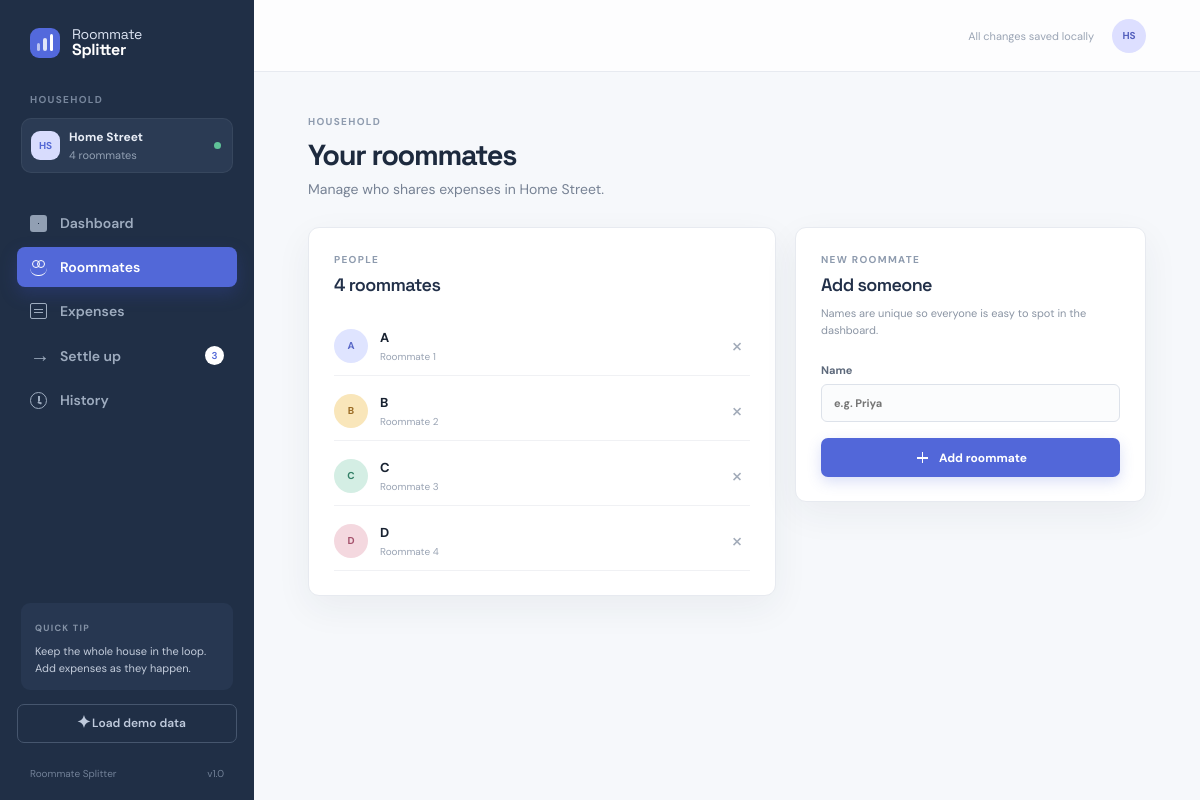
The page /?section=roommates on the database its author committed.
### tables this page shows
CREATE TABLE roommates (
                id INTEGER PRIMARY KEY AUTOINCREMENT,
                name TEXT NOT NULL COLLATE NOCASE UNIQUE,
                created_at TEXT NOT NULL DEFAULT CURRENT_TIMESTAMP
            );

### artifacts/roommate-expense-splitter/app.py (the view)
@app.route("/")
def index():
    section = request.args.get("section", "dashboard")
    if section not in {"dashboard", "roommates", "expenses", "settle", "history"}:
        section = "dashboard"
    data = dashboard_data()
    editing_id = request.args.get("edit", type=int)
    data["editing_expense"] = next(
        (expense for expense in data["expenses"] if expense["id"] == editing_id), None
    )
    return render_template("dashboard.html", active_section=section, **data)

### artifacts/roommate-expense-splitter/app.py (called while the page is built)
def dashboard_data() -> dict:
    roommates = get_roommates()
    expenses = get_expenses()
    settlements = get_settlements()
    total, share, balances = calculate_balances(roommates, expenses, settlements)
    plan = build_settlement_plan(balances)
    return {
        "roommates": roommates,
        "expenses": expenses,
        "settlements": settlements,
        "total": total,
        "share": share,
        "balances": balances,
        "settlement_plan": plan,
        "settlement_total": sum((item["amount"] for item in plan), Decimal("0.00")),
        "categories": CATEGORIES,
        "today": date.today().isoformat(),
    }

### artifacts/roommate-expense-splitter/database.py (called while the page is built)
def money(value: Any) -> Decimal:
    return Decimal(str(value or 0)).quantize(MONEY, rounding=ROUND_HALF_UP)

def get_connection() -> sqlite3.Connection:
    DB_PATH.parent.mkdir(parents=True, exist_ok=True)
    connection = sqlite3.connect(DB_PATH)
    connection.row_factory = sqlite3.Row
    connection.execute("PRAGMA foreign_keys = ON")
    return connection

def get_roommates() -> list[sqlite3.Row]:
    with get_connection() as connection:
        return connection.execute(
            "SELECT id, name FROM roommates ORDER BY name COLLATE NOCASE"
        ).fetchall()

def get_expenses() -> list[sqlite3.Row]:
    with get_connection() as connection:
        return connection.execute(
            """
            SELECT expenses.id, expenses.description, expenses.amount,
                   expenses.category, expenses.paid_by, expenses.expense_date,
                   roommates.name AS paid_by_name
            FROM expenses
            JOIN roommates ON roommates.id = expenses.paid_by
            ORDER BY expenses.expense_date DESC, expenses.id DESC
            """
        ).fetchall()

def get_settlements() -> list[sqlite3.Row]:
    with get_connection() as connection:
        return connection.execute(
            """
            SELECT id, payer_id, receiver_id, payer, receiver, amount,
                   settled_at, status
            FROM settlements
            ORDER BY settled_at DESC, id DESC
            """
        ).fetchall()

### artifacts/roommate-expense-splitter/templates/dashboard.html (shortened to what this page needs)
{% extends "base.html" %}
{% block content %}
{% if active_section == "dashboard" %}
<section class="page-heading">
  <div>
    <div class="eyebrow">WEDNESDAY, {{ today|date_display|upper }}</div>
    <h1>Good morning, <span>Home Street.</span></h1>
    <p>Here’s where your household stands today.</p>
  </div>
  <a class="button button-primary" href="{{ url_for('index', section='expenses') }}#expense-form"><span class="icon-plus"></span> Add expense</a>
</section>
<section class="metric-grid">
  <article class="metric-card metric-primary"><div class="metric-label">TOTAL EXPENSES <span class="icon-info"></span></div><strong>{{ total|inr }}</strong><span class="metric-note">Across {{ expenses|length }} expense{% if expenses|length != 1 %}s{% endif %}</span><span class="metric-orbit orbit-one"></span><span class="metric-orbit orbit-two"></span></article>
  <article class="metric-card"><div class="metric-label">YOUR HOUSEHOLD <span class="icon-users"></span></div><strong>{{ roommates|length }}</strong><span class="metric-note">Active roommates</span><div class="mini-avatars">{% for person in roommates[:5] %}<span class="avatar avatar-{{ loop.index }}">{{ person.name[:2]|upper }}</span>{% endfor %}</div></article>
  <article class="metric-card"><div class="metric-label">EQUAL SHARE <span class="icon-split"></span></div><strong>{{ share|inr }}</strong><span class="metric-note">Per person</span><div class="share-line"><span style="width: {{ [((share / total * 100) if total else 0), 100]|min }}%"></span></div></article>
  <article class="metric-card"><div class="metric-label">TO SETTLE <span class="icon-arrow-up"></span></div><strong>{{ settlement_total|inr }}</strong><span class="metric-note">{% if settlement_plan %}{{ settlement_plan|length }} transaction{% if settlement_plan|length != 1 %}s{% endif %} recommended{% else %}Everyone is settled{% endif %}</span><a class="text-link" href="{{ url_for('index', section='settle') }}">View settle up <span>→</span></a></article>
</section>
<section class="content-grid">
  <article class="panel balances-panel">
    <div class="panel-header"><div><div class="eyebrow">AT A GLANCE</div><h2>Household balances</h2></div><a class="text-link" href="{{ url_for('index', section='roommates') }}">View roommates <span>→</span></a></div>
    {% if balances %}
    <div class="balance-list">
      {% for person in balances %}
      <div class="balance-row">
        <span class="avatar avatar-{{ loop.index }}">{{ person.name[:2]|upper }}</span><div class="person-name"><strong>{{ person.name }}</strong><span>Equal share {{ person.share|inr }}</span></div>
        <div class="balance-paid"><span>Paid</span><strong>{{ person.paid|inr }}</strong></div>
        <div class="balance-amount balance-{{ person.status|lower|replace(' ', '-') }}"><strong>{% if person.balance > 0 %}+{% endif %}{{ person.balance|inr }}</strong><span>{{ person.status }}</span></div>
      </div>
      {% endfor %}
    </div>
    {% else %}
    <div class="empty-state"><div class="empty-icon icon-users"></div><h3>Start your household</h3><p>Add roommates to see balances here.</p><a class="button button-secondary" href="{{ url_for('index', section='roommates') }}">Add roommates</a></div>
    {% endif %}
  </article>
  <article class="panel activity-panel">
    <div class="panel-header"><div><div class="eyebrow">RECENT ACTIVITY</div><h2>Latest expenses</h2></div><a class="text-link" href="{{ url_for('index', section='expenses') }}">View all <span>→</span></a></div>
    {% if expenses %}
    <div class="activity-list">
      {% for expense in expenses[:4] %}
      <div class="activity-row"><span class="category-dot dot-{{ expense.category|lower|replace(' ', '-') }}"></span><div><strong>{{ expense.description }}</strong><span>{{ expense.paid_by_name }} · {{ expense.expense_date|date_display }}</span></div><strong class="activity-amount">{{ expense.amount|inr }}</strong></div>
      {% endfor %}
    </div>
    {% else %}
    <div class="empty-state compact"><div class="empty-icon icon-receipt"></div><h3>No expenses yet</h3><p>Add your first shared expense.</p></div>
    {% endif %}
  </article>
</section>
{% elif active_section == "roommates" %}
<section class="page-heading"><div><div class="eyebrow">HOUSEHOLD</div><h1>Your roommates</h1><p>Manage who shares expenses in Home Street.</p></div></section>
<section class="content-grid split-layout">
  <article class="panel"><div class="panel-header"><div><div class="eyebrow">PEOPLE</div><h2>{{ roommates|length }} roommate{% if roommates|length != 1 %}s{% endif %}</h2></div></div>
    {% if roommates %}<div class="roommate-list">{% for person in roommates %}<div class="roommate-row"><span class="avatar avatar-{{ loop.index }}">{{ person.name[:2]|upper }}</span><div><strong>{{ person.name }}</strong><span>Roommate {{ loop.index }}</span></div><form method="post" action="{{ url_for('remove_roommate', roommate_id=person.id) }}" onsubmit="return confirm('Delete {{ person.name }}? This only works if they have no expenses.')"><button class="icon-button danger" aria-label="Delete {{ person.name }}">×</button></form></div>{% endfor %}</div>{% else %}<div class="empty-state"><div class="empty-icon icon-users"></div><h3>No roommates yet</h3><p>Add the people you share expenses with.</p></div>{% endif %}
  </article>
  <article class="panel form-panel"><div class="eyebrow">NEW ROOMMATE</div><h2>Add someone</h2><p class="form-intro">Names are unique so everyone is easy to spot in the dashboard.</p><form method="post" action="{{ url_for('create_roommate') }}" class="stack-form"><label>Name<input name="name" placeholder="e.g. Priya" maxlength="40" required autofocus /></label><button class="button button-primary" type="submit"><span class="icon-plus"></span> Add roommate</button></form></article>
</section>
{% endif %}
{% endblock %}

### artifacts/roommate-expense-splitter/static/css/style.css (style rules this page uses)
:root { --ink:#182231;--muted:#778294;--line:#e7eaf0;--paper:#fff;--wash:#f6f8fb;--navy:#1e2d43;--blue:#5267d9;--blue-soft:#eef0ff;--green:#2d9d78;--green-soft:#e9f7f1;--red:#cf645b;--red-soft:#fff0ee;--yellow:#e5ad45;--shadow:0 12px 36px rgba(32,45,70,.06) }
* { box-sizing:border-box }
body { margin:0;background:var(--wash);color:var(--ink);font-family:"DM Sans",sans-serif;font-size:14px }
button,input,select { font:inherit }
button { cursor:pointer }
.sidebar-kicker,.eyebrow,.metric-label { font-size:10px;font-weight:700;letter-spacing:.13em;color:#8e9bae }
.nav-icon,.icon-users,.icon-receipt,.icon-arrow,.icon-clock,.icon-check,.icon-grid,.icon-plus,.icon-spark,.icon-split,.icon-info,.icon-arrow-up { width:17px;height:17px;display:inline-block;position:relative;flex:none }
.icon-plus:before,.icon-plus:after { content:"";position:absolute;background:currentColor;left:3px;right:3px;top:8px;height:1.5px }
.icon-plus:after { top:3px;bottom:3px;left:8px;width:1.5px;height:auto }
.avatar { height:34px;width:34px;border-radius:50%;display:inline-grid;place-items:center;font-size:10px;font-weight:700;color:#4554a9;background:#dfe3ff;flex:none }
.avatar-1 { background:#dfe4ff;color:#5968c8 }
.avatar-2 { background:#f9e6ba;color:#9a6b24 }
.avatar-3 { background:#d4eee4;color:#348067 }
.avatar-4 { background:#f4d8df;color:#a4516b }
.page-heading { display:flex;justify-content:space-between;align-items:flex-end;margin-bottom:29px }
.page-heading h1 { font-family:"Space Grotesk",sans-serif;font-size:29px;letter-spacing:-.045em;margin:8px 0 7px;color:#1d2a3e }
.page-heading p { margin:0;color:var(--muted) }
.button { border:0;border-radius:7px;padding:11px 16px;font-weight:700;font-size:12px;display:inline-flex;align-items:center;justify-content:center;gap:8px;transition:.2s }
.button-primary { background:#5267d9;color:#fff;box-shadow:0 5px 14px rgba(82,103,217,.21) }
.metric-card,.panel { background:var(--paper);border:1px solid var(--line);border-radius:11px;box-shadow:var(--shadow) }
.content-grid { display:grid;grid-template-columns:1.1fr .9fr;gap:19px }
.panel { padding:25px 25px 24px }
.panel-header { display:flex;align-items:flex-start;justify-content:space-between;margin-bottom:20px }
.panel-header h2,.form-panel h2 { font:600 18px "Space Grotesk",sans-serif;letter-spacing:-.035em;margin:7px 0 0;color:#223049 }
.balance-list,.activity-list,.roommate-list,.settle-breakdown { display:grid }
.split-layout { grid-template-columns:1fr .75fr }
.roommate-list { gap:5px }
.roommate-row { display:flex;align-items:center;gap:12px;padding:12px 0;border-bottom:1px solid #f0f1f4 }
.roommate-row>div { flex:1 }
.roommate-row strong { font-size:13px }
.roommate-row span:not(.avatar) { display:block;font-size:10px;color:#9aa4b4;margin-top:4px }
.icon-button { border:0;background:transparent;color:#a2abb9;font-size:22px;line-height:1;padding:4px 7px }
.form-panel { align-self:start }
.form-intro { color:#8b95a4;font-size:11px;line-height:1.55;margin:9px 0 24px }
.stack-form { display:grid;gap:16px }
.stack-form label { display:grid;gap:7px;color:#5d697b;font-size:11px;font-weight:700 }
.stack-form input,.stack-form select { border:1px solid #dde2ea;background:#fbfcfd;color:#28364b;border-radius:6px;padding:11px 12px;outline:0 }

### rows shown on the page
roommates: name "A"
roommates: name "B"
roommates: name "C"
roommates: name "D"

### other values the page prints
{{ roommates|length }} "4"
{{ label }} "Dashboard" "Roommates" "Expenses" "Settle up" "History"
{{ settlement_plan|length }} "3"
